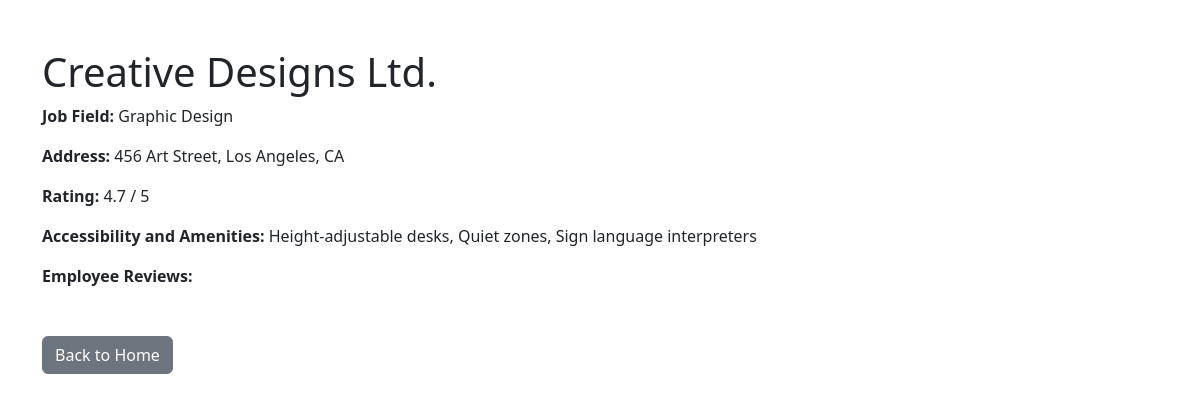
Page /company_details/2 on the committed database.
### app.py (models this page shows, shortened)
class Company(db.Model):
    id = db.Column(db.Integer, primary_key=True)
    name = db.Column(db.String(100), nullable=False)
    job_field = db.Column(db.String(100), nullable=False)
    amenities = db.Column(db.String(500), nullable=False)
    rating = db.Column(db.Float, nullable=False)
    address = db.Column(db.String(200), nullable=False)
    latitude = db.Column(db.Float, nullable=True)
    longitude = db.Column(db.Float, nullable=True)
    jobs = db.relationship('Job', back_populates='company')

### app.py (the view)
@app.route('/company_details/<int:company_id>', methods=['GET'])
def company_details(company_id):
    company = Company.query.get_or_404(company_id)
    return render_template('company_details.html', company=company)

### templates/company_details.html (shortened to what this page needs)
<!DOCTYPE html>
<html lang="en">
<head>
    <link rel="stylesheet" href="https://cdn.jsdelivr.net/npm/bootstrap@5.3.0/dist/css/bootstrap.min.css">
</head>
<body>
    <div class="container mt-5">
        <h1>{{ company.name }}</h1>
        <p><strong>Job Field:</strong> {{ company.job_field }}</p>
        <p><strong>Address:</strong> {{ company.address }}</p>
        <p><strong>Rating:</strong> {{ company.rating }} / 5</p>
        <p><strong>Accessibility and Amenities:</strong> {{ company.amenities }}</p>
        <p><strong>Employee Reviews:</strong></p>
        <a href="/" class="btn btn-secondary mt-3">Back to Home</a>
    </div>
</body>
</html>

### rows in the picture
Company: name "Creative Designs Ltd.", job_field "Graphic Design", address "456 Art Street, Los Angeles, CA", rating "4.7", amenities "Height-adjustable desks, Quiet zones, Sign language interpreters"
